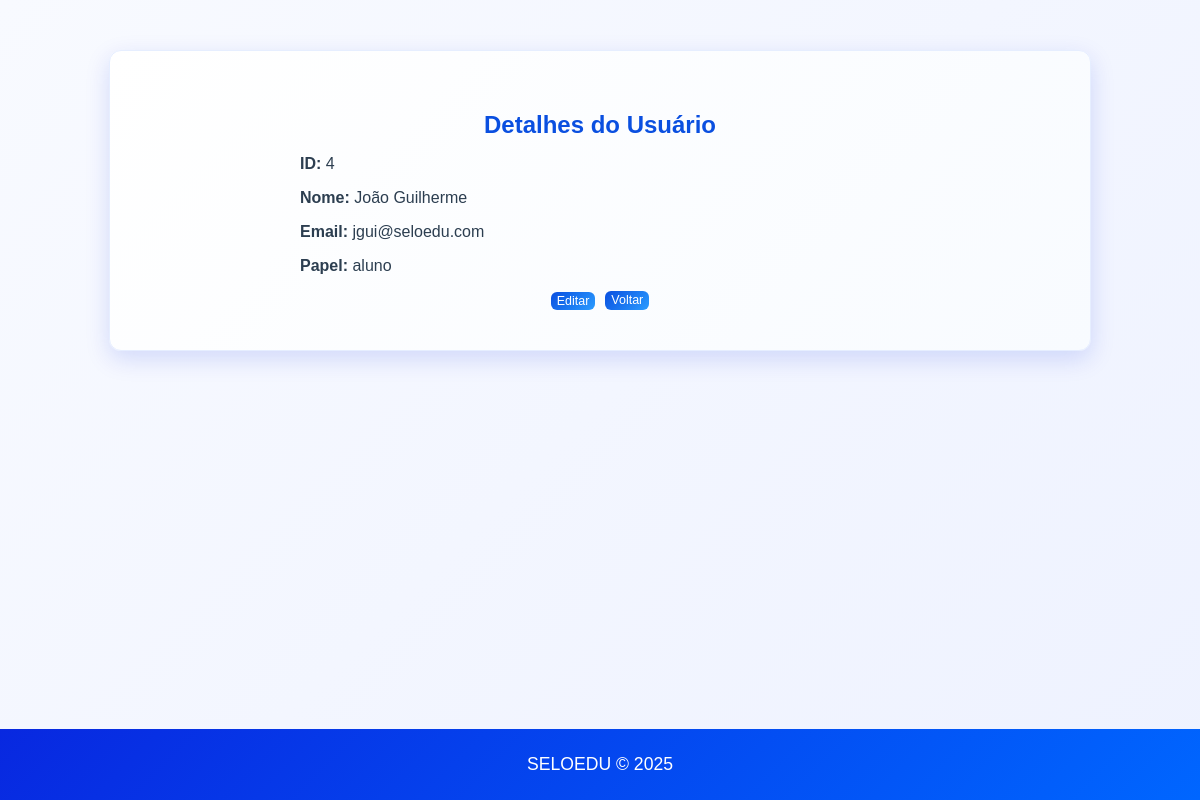
The page /users/4 on the database its author committed.
### models/users.py (models this page shows, shortened)
class User(UserMixin, db.Model):
	__tablename__ = 'users'
	id = db.Column(db.Integer, primary_key=True)
	nome = db.Column(db.String(120), nullable=False)
	email = db.Column(db.String(150), unique=True, nullable=False)
	password_hash = db.Column(db.String(256), nullable=True)
	role = db.Column(db.String(50), default='user')
	ativo = db.Column(db.Boolean, default=True)
	profile = db.relationship('Profile', uselist=False, back_populates='user')

### views/users.py (the view)
    def view_user(self, user_id):
        try:
            user = User.query.get_or_404(user_id)
            return render_template('users/show.html', user=user)
        except Exception as e:
            flash(f'Erro ao carregar usuário: {str(e)}', 'error')
            return redirect(url_for('users.index'))

### templates/users/show.html (shortened to what this page needs)
{% extends "base.html" %}
{% block content %}
  <div class="users-container">
    <h2 class="users-header" style="color:#0a4fe0;">Detalhes do Usuário</h2>
    <div style="max-width:600px; margin:0 auto;">
      <p><strong>ID:</strong> {{ user.id }}</p>
      <p><strong>Nome:</strong> {{ user.nome }}</p>
      <p><strong>Email:</strong> {{ user.email }}</p>
      <p><strong>Papel:</strong> {{ user.role }}</p>
      <div class="form-actions">
        <form action="{{ url_for('users.edit', user_id=user.id) }}" method="get" style="display:inline">
          <button type="submit" class="btn-small no-underline">Editar</button>
        </form>
        <a href="{{ url_for('users.index') }}" class="btn-small no-underline">Voltar</a>
      </div>
    </div>
  </div>
{% endblock %}

### Static/custom.css (style rules this page uses)
body { font-family: 'Arial', sans-serif; background: linear-gradient(135deg, #f8faff 0%, #eef2ff 100%); margin: 0; padding: 0; color: #2c3e50; display: flex; flex-direction: column; min-height: 100vh; }
.users-container { background: linear-gradient(135deg, #ffffff 0%, #f8fbff 100%); padding: 40px; border-radius: 12px; box-shadow: 0 8px 25px rgba(8, 40, 224, 0.15); width: 100%; max-width: 900px; margin: 30px auto; border: 1px solid #e6eeff; }
.btn-small { padding: 2px 6px; font-size: 0.78em; border-radius: 6px; background: linear-gradient(135deg, #0a4fe0 0%, #2a9cff 100%); color: white; border: none; cursor: pointer; text-decoration: none; display: inline-block; vertical-align: middle; }
.button-home, .btn-small, .no-underline { text-decoration: none; }
.users-header { text-align: center; color: #0828e0; margin-bottom: 16px; font-weight: 700; }
.form-actions { display: flex; gap: 10px; justify-content: center; margin-top: 16px; }

### rows shown on the page
User: id "4", nome "João Guilherme", email "jgui@seloedu.com", role "aluno"
